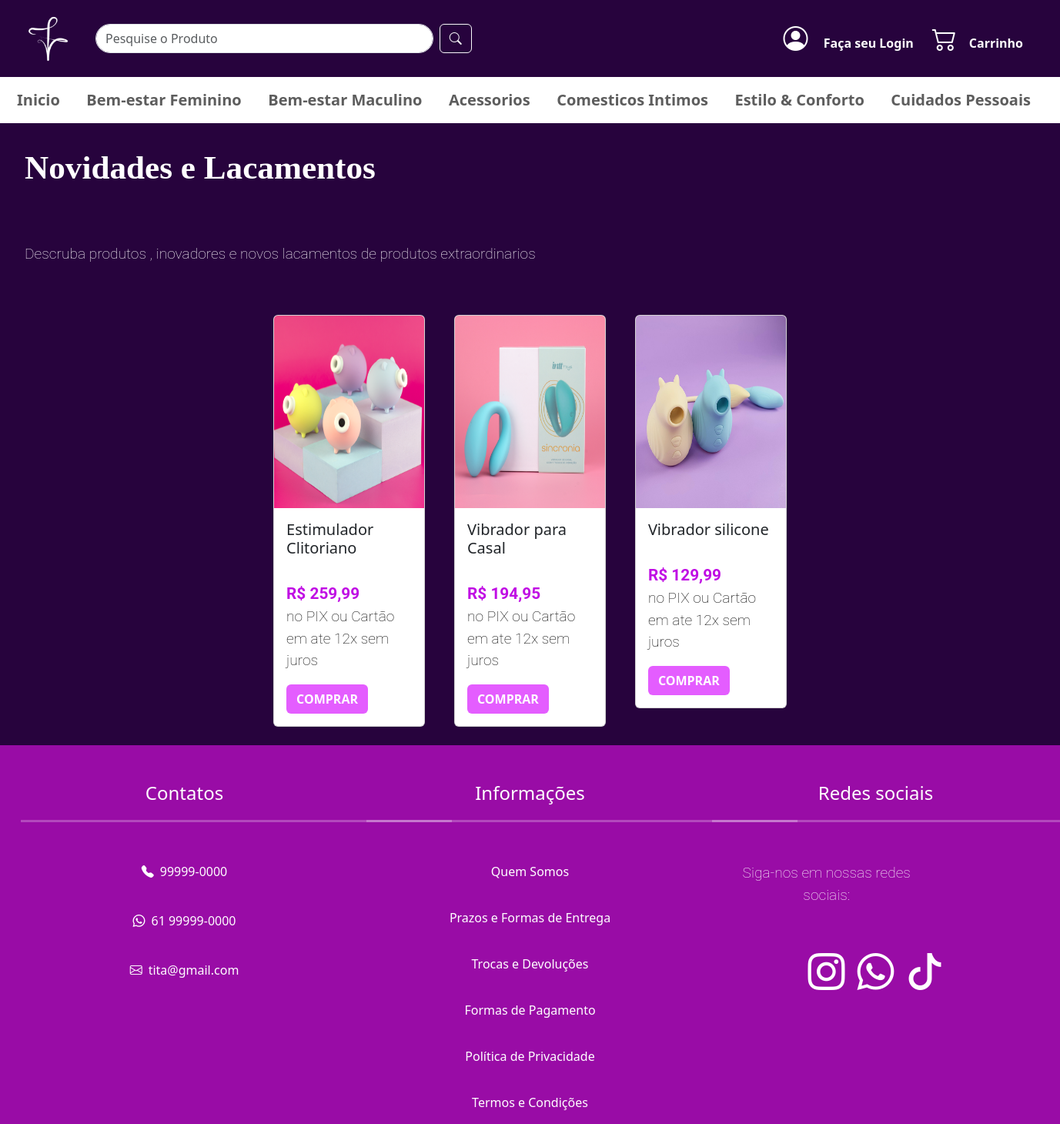
/categoria/novidadeselacamentos/, run on the app's committed database.
### produto/models.py (models this page shows, shortened)
class Produto(models.Model):
    name = models.CharField(max_length=200)
    brand = models.ForeignKey(Brand, on_delete=models.PROTECT, related_name='brand_product')
    category = models.ForeignKey(Category, on_delete=models.PROTECT, related_name='category_product')
    image = models.ImageField(upload_to= 'produtos/')
    description = models.TextField(blank=True, null=True)
    serie_number = models.CharField(max_length=100, blank=True, null=True)
    cost_price = models.DecimalField(max_digits=20, decimal_places=2)
    selling_price = models.DecimalField(max_digits=20, decimal_places=2)
    quantity = models.IntegerField(default=0)
    created_at = models.DateTimeField(auto_now_add=True)
    updated_at = models.DateTimeField(auto_now=True)
    class Meta:
        ordering = ['name']

### categoria/views.py (the view)
# urls.py: path('categoria/novidadeselacamentos/', categoria_views.NovidadesListView.as_view(), name='novidade_list'),
class NovidadesListView(ListView):
   model = Produto
   template_name = '_novidades.html'
   context_object_name = 'novidade'
   def get_queryset(self):
     categorias = Category.objects.filter(name__in=["novidadeslacamentos"])  # Lista de categorias
     return Produto.objects.filter(category__in=categorias)

### categoria/templates/_novidades.html (shortened to what this page needs)
{% extends 'base.html' %}
{% block content %}
{% load static %}
<h1>Novidades e Lacamentos</h1>
<p style="text-align: justify;">Descruba produtos , inovadores e novos lacamentos de produtos extraordinarios </p>
<div class="container-fluid mt-4 px-5">
    <div class="row justify-content-center" >
      {% for produto in novidade %}
        <div class="col-md-5th p-2">
          <div class="card"  style="width: 90%; margin: 0 auto; display: flex; flex-wrap: wrap; margin-bottom: 1rem;">
            <img src="{{ produto.image.url }}" class="card-img-top" style="width: 100%;" alt="{{ produto.name }}">
            <div class="card-body">
              <h5 class="card-title ">{{ produto.name }}</h5>
              <p class="card-text" style=" padding: 0rem; color: black; width: 100%;" ><span style="font-weight: bold; font-size: 1.3rem; color:rgb(192, 13, 228) ;">R$ {{ produto.selling_price }}</span> no PIX  ou Cartão em ate 12x sem juros</p>
              <a href="{% url 'produto_detalhe' produto.id %}" class="btn text-white" style="background-color: rgb(228, 93, 255); font-weight: bold;">COMPRAR</a>
            </div>
          </div>
        </div>
      {% endfor %}
    </div>
  </div>
{% endblock %}

### static/style.css (style rules this page uses)
html, body { height: 100%; margin: 0; padding: 0; display: flex; flex-direction: column; }

### core/templates/base.html (style rules this page uses)
html, body { background-color: #27033D !important; }

### categoria/templates/_novidades.html (style rules this page uses)
.card-img-top { width: 300px; height: 250px; }
@media (min-width: 992px) { .col-md-5th { width: 18%; } }
.playfair-display ,h1 { font-family: "Playfair Display", serif; font-optical-sizing: auto; font-weight: 900; font-style: bold; font-size: 2.7rem; color: #fff; }
.roboto, p { font-family: "Roboto", serif; font-optical-sizing: auto; font-weight: 200; font-style: normal; font-variation-settings: "wdth" 100; font-size: 1.2rem; color: #fff; }
h1, p { padding: 2rem; }
p { width: 70%; }

### core/templates/components/_footer.html (style rules this page uses)
span { display: block; margin-top: 2rem; }
a { text-decoration: none; color: #fff; align-items: center; }

### data on the page
Produto: image (picture), name "Estimulador Clitoriano", selling_price "259,99"
Produto: image (picture), name "Vibrador para Casal", selling_price "194,95"
Produto: image (picture), name "Vibrador silicone", selling_price "129,99"
